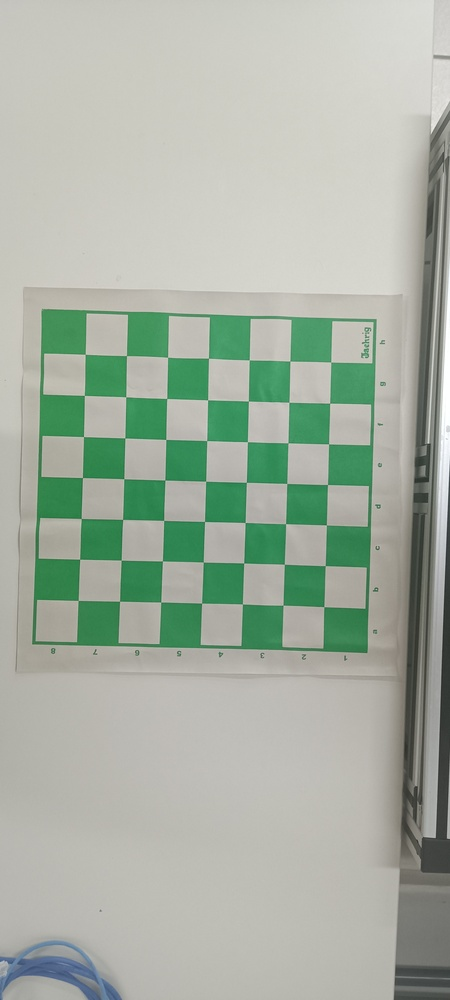
#> input picture chess_board_images/IMG_20230301_150422.jpg, 450 x 1000 px, shrunk from 2080 x 4624 before the run, given in place of video, which was not available
$ jupyter execute notebook_camera_test.ipynb
#> lines starting #> are read from the running program, lines starting #| are printed output that depends on the picture; pictures that were not available may be replaced by others from this repository, and a replacement may not be noted
[cell 1]
import cv2 as cv
import numpy as np
import math

camera_url = "http://192.168.0.64:8080/video"
#capture =
cap = cv.VideoCapture(camera_url) #cv.VideoCapture(0)
if not cap.isOpened():
    print("Cannot open camera")
    exit()

while(1):
    # Take each frame
    ret, frame = cap.read()
#> frame is the input picture: shape (1000, 450, 3); mean B, G, R 163.9, 176.8, 166.9
    # if frame is read correctly ret is True
    if not ret:
        print("Can't receive frame (stream end?). Exiting ...")
        break

    gray = cv.cvtColor(frame, cv.COLOR_RGB2GRAY)
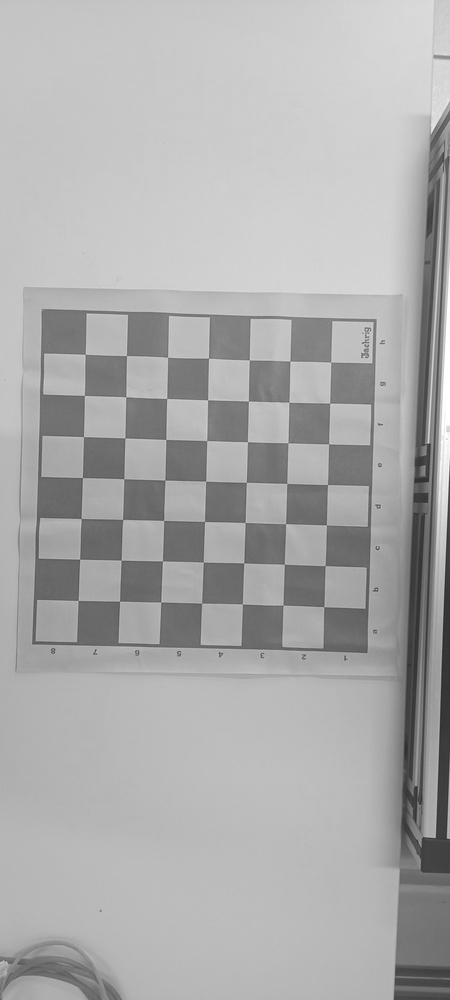
#> gray: shape (1000, 450); min 40, max 255, mean 172
    edges = cv.Canny(gray,100,200)
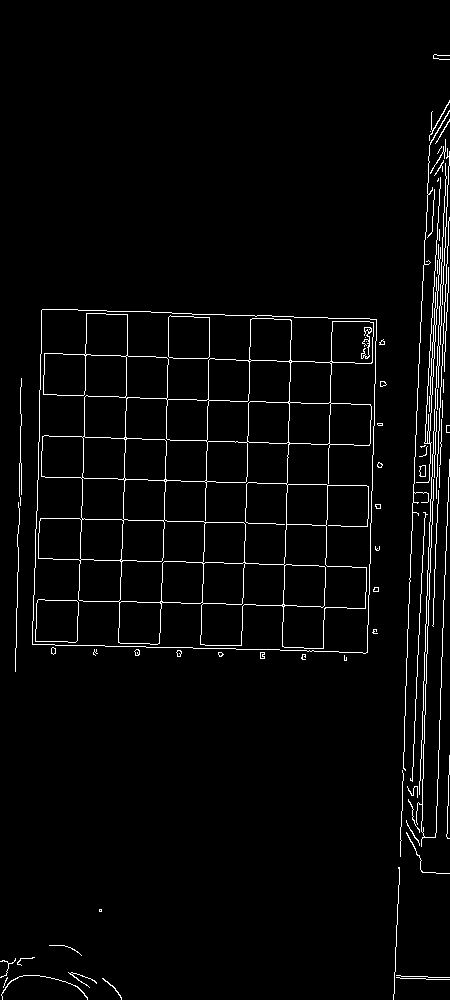
#> edges: shape (1000, 450); 2.8% white in thin lines or dots
    # Copy edges to the images that will display the results in BGR
    cdst = cv.cvtColor(edges, cv.COLOR_GRAY2BGR)
#> cdst: shape (1000, 450, 3); 2.8% white in thin lines or dots
    cdstP = np.copy(cdst)

    lines = cv.HoughLines(edges, 1, np.pi / 180, 150, None, 0, 0)
#> lines = 40 rows, first 8: [449, 0.0349], [447, 0.0349], [457, 0.0524], [460, 0.0524], [451, 0.0524], [429, 0.0349], [437, 0.0175], [464, 0.0349]

    if lines is not None:
        for i in range(0, len(lines)):
            rho = lines[i][0][0]
            theta = lines[i][0][1]
            a = math.cos(theta)
            b = math.sin(theta)
            x0 = a * rho
            y0 = b * rho
            pt1 = (int(x0 + 1000*(-b)), int(y0 + 1000*(a)))
            pt2 = (int(x0 - 1000*(-b)), int(y0 - 1000*(a)))

            cv.line(cdst, pt1, pt2, (0,0,255), 3, cv.LINE_AA)
#> this loop made 40 passes
#> (rho, theta, a, b, x0, y0, pt1, pt2) on passes 1 to 10: (449, 0.0349, 0.999, 0.0349, 448.7, 15.67, (413, 1015), (483, -983)), (447, 0.0349, 0.999, 0.0349, 446.7, 15.6, (411, 1014), (481, -983)), (457, 0.0524, 0.999, 0.0523, 456.4, 23.92, (404, 1022), (508, -974)), (460, 0.0524, 0.999, 0.0523, 459.4, 24.07, (407, 1022), (511, -974)), (451, 0.0524, 0.999, 0.0523, 450.4, 23.6, (398, 1022), (502, -975)), (429, 0.0349, 0.999, 0.0349, 428.7, 14.97, (393, 1014), (463, -984)), (437, 0.0175, 1, 0.0175, 436.9, 7.63, (419, 1007), (454, -992)), (464, 0.0349, 0.999, 0.0349, 463.7, 16.19, (428, 1015), (498, -983)), (454, 0.0349, 0.999, 0.0349, 453.7, 15.84, (418, 1015), (488, -983)), (351, 1.61, -0.0349, 0.999, -12.25, 350.8, (-1011, 315), (987, 385))
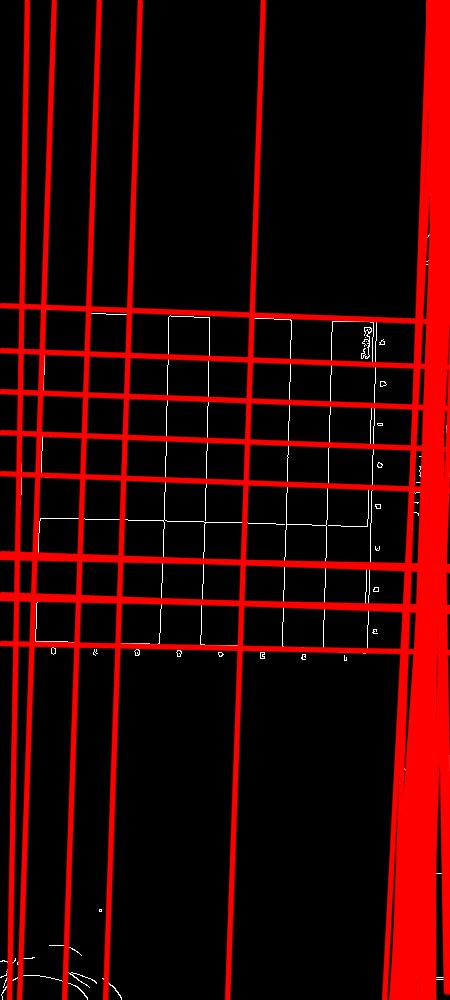
#> cdst: shape (1000, 450, 3); mean B, G, R 1.7, 1.7, 49.4
    linesP = cv.HoughLinesP(edges, 1, np.pi / 180, 50, None, 50, 10)
#> linesP = 71 rows, first 6: [420, 780, 428, 547], [434, 477, 437, 389], [398, 903, 400, 838], [436, 387, 439, 306], [429, 443, 438, 275], [41, 353, 139, 356]

    if linesP is not None:
        for i in range(0, len(linesP)):
            l = linesP[i][0]
            cv.line(cdstP, (l[0], l[1]), (l[2], l[3]), (0,0,255), 3, cv.LINE_AA)
#> this loop made 71 passes
#> l on passes 1 to 12: [420, 780, 428, 547], [434, 477, 437, 389], [398, 903, 400, 838], [436, 387, 439, 306], [429, 443, 438, 275], [41, 353, 139, 356], [418, 376, 431, 112], [436, 832, 448, 477], [241, 649, 247, 454], [307, 317, 376, 319], [433, 626, 437, 504], [77, 645, 84, 419]
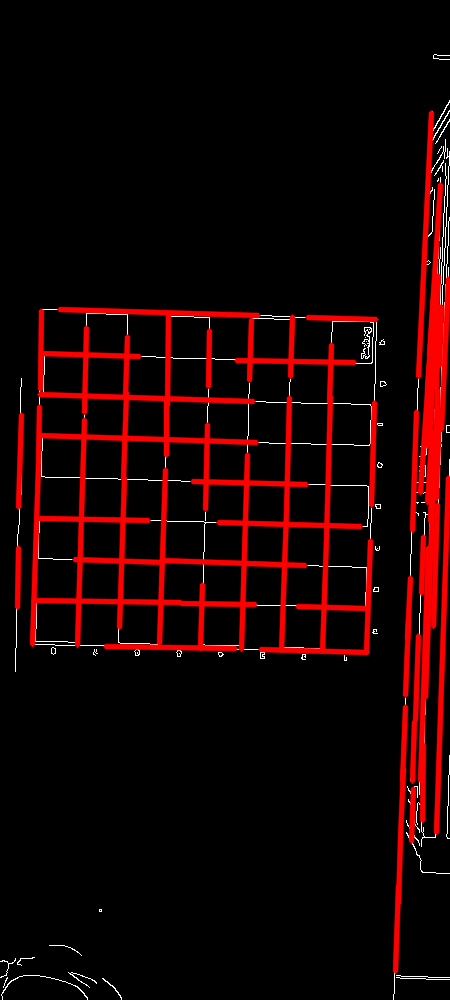
#> cdstP: shape (1000, 450, 3); mean B, G, R 2.3, 2.3, 24.9

    cv.imshow("Source", gray)
    cv.imshow("Detected Lines (in red) - Standard Hough Line Transform", cdst)
    cv.imshow("Detected Lines (in red) - Probabilistic Line Transform", cdstP)
    # [13 lines of commented-out code are left out]
    k = cv.waitKey(5) & 0xFF
#> (key Esc is pressed here)
    if k == 27:
        break
cap.release()
cv.destroyAllWindows()
